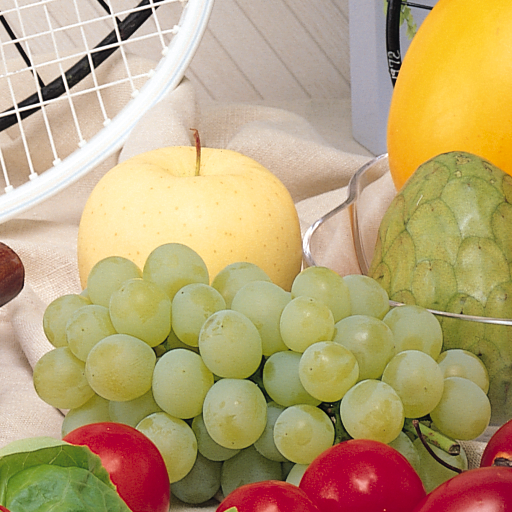
#> input picture standard_test_images/fruits.png, 512 x 512 px
$ jupyter execute Main.ipynb   (shell and % lines are left out)
#> lines starting #> are read from the running program, lines starting #| are printed output that depends on the picture
Import the required libraries

[cell 1]
import cv2 as cv
import numpy as np
from matplotlib import pyplot as plt

1. Open an image file
2. Read the image file into a numpy array

[cell 2]
png_img = cv.imread('standard_test_images/fruits.png', -1)
#> png_img is the input picture: shape (512, 512, 4); mean B, G, R, A 118.3, 163.3, 185.5, 255
# png_img = cv.imread('x.png', -1)
## -1 flag is used to read the image as it is, without any changes
png_img.shape
#> Out = (512, 512, 4)

[cell 3]
# convert the image to RGB (OpenCV uses BGR)
png_img_rgb = cv.cvtColor(png_img, cv.COLOR_BGR2RGB)
print(png_img_rgb.shape)
#| (512, 512, 3)
# plot image inline with matplotlib
plt.imshow(png_img_rgb)
# plt.axis('off')
plt.show()

3. Filter np array to extract red | green | blue colors from the image and repaint image with only red component and display it

[cell 4]
# Ensure the image has 3 channels (RGB), ignoring alpha if present
if png_img_rgb.shape[-1] == 4:  # RGBA
    png_img_rgb = png_img_rgb[:, :, :3]

# create a placeholder image to store the image with only 0 values
zero_channel = np.zeros_like(png_img[:,:,0])

# split the image into its 3 channels
red_channel = png_img[:,:,0]
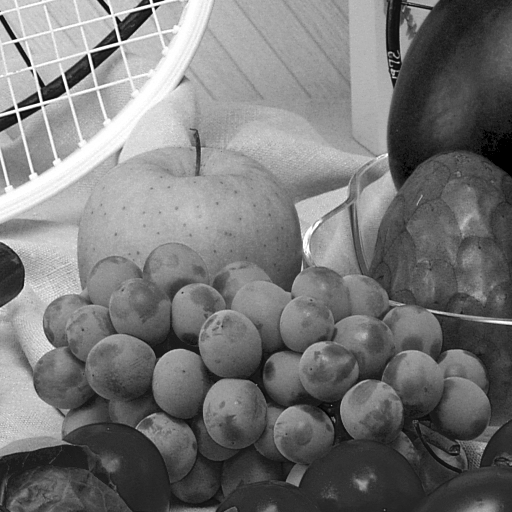
#> red_channel: shape (512, 512); min 0, max 255, mean 118.3
red_img = cv.merge((red_channel, zero_channel, zero_channel))
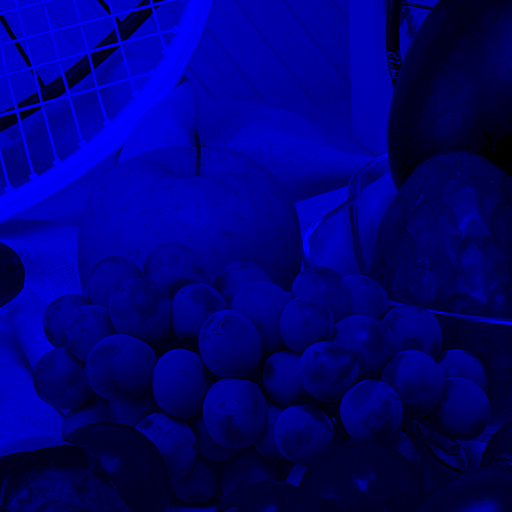
#> red_img: shape (512, 512, 3); mean of channels 0, 1, 2 118.3, 0, 0; drawn as B, G, R

green_channel = png_img[:,:,1]
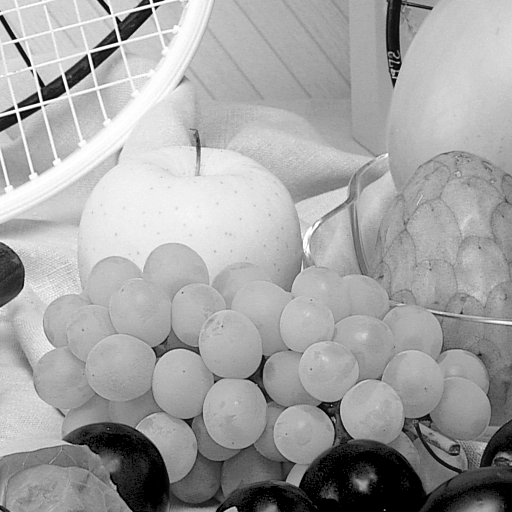
#> green_channel: shape (512, 512); min 0, max 255, mean 163.3
green_img = cv.merge((zero_channel, green_channel, zero_channel))
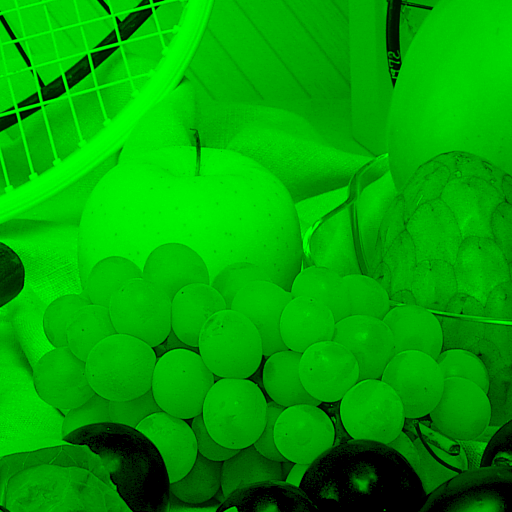
#> green_img: shape (512, 512, 3); mean of channels 0, 1, 2 0, 163.3, 0; drawn as B, G, R

blue_channel = png_img[:,:,0]
blue_img = cv.merge((zero_channel, zero_channel, blue_channel))
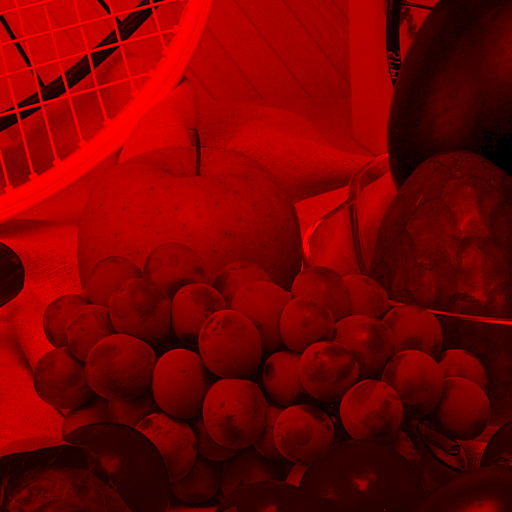
#> blue_img: shape (512, 512, 3); mean of channels 0, 1, 2 0, 0, 118.3; drawn as B, G, R

# plot the 3 images in a subplot
plt.figure(figsize=(10,3))
plt.axis('off')

plt.subplot(131)
plt.imshow(red_img, cmap='gray')
plt.title('Red channel')
plt.axis('off')

plt.subplot(132)
plt.imshow(green_img, cmap='gray')
plt.title('Green channel')
plt.axis('off')

plt.subplot(133)
plt.imshow(blue_img, cmap='gray')
plt.title('Blue channel')
plt.axis('off')

# plt.axis('off')
plt.show()

Convert the image to grayscale and display it

[cell 5]
# using existing libaray function and calculate time taken
import time
start = time.time()
gray_img = cv.cvtColor(png_img, cv.COLOR_BGR2GRAY)
print(gray_img.shape)
#| (512, 512)
end = time.time()
diff_lib = end - start
print(f'Time taken by OpenCV function: {diff_lib} seconds')
# the formula to compute average used here is 0.299*R + 0.587*G + 0.114*B
# because the human eye is more sensitive to green color, so it is given more weight
plt.imshow(gray_img, cmap='gray')
plt.axis('off')
plt.show()

[cell 6]
start = time.time()
# using for loop
gray_img = np.zeros((png_img.shape[0], png_img.shape[1]))
for i in range(png_img.shape[0]):
    for j in range(png_img.shape[1]):
        gray_img[i,j] = (png_img[i,j,0]//3 + png_img[i,j,1]//3 + png_img[i,j,2]//3)
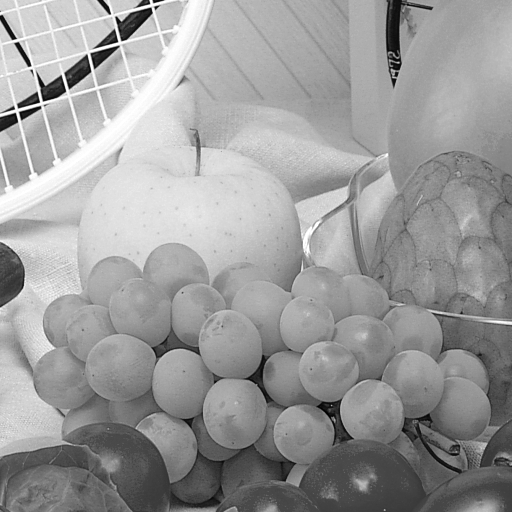
#> gray_img: shape (512, 512) float64; min 0, max 255, mean 154.7
end = time.time()
diff_for = end - start
print(f'Time taken by for loop: {diff_for} seconds')
plt.imshow(gray_img, cmap='gray')
plt.axis('off')
plt.show()

# time differece
speedup = diff_for/diff_lib
print(f'Speedup by using numpy is: {speedup:.2f}x')

5. draw a histogram of the grayscale image

[cell 7]
plt.figure(figsize=(10,3))
plt.subplot(121)
plt.title('Grayscale Image')
plt.imshow(gray_img,cmap='gray')
plt.axis('off')
# plt.show()

plt.subplot(122)
plt.title('Histogram')
plt.hist(gray_img.ravel(), bins=256, range=(0.0, 255.0), fc='k', ec='k')
plt.show()
#> figure, not shown here; panel 2: tallest bar 3448 high, from x = 159.4 to 160.4

6. Let X be the np matrix of the grayscale image
 - obtain Y = X.T (transpose of X)
 - obtain Z = Y.X (matrix multiplication of Y and X)

[cell 8]
X = gray_img
print(f"{X.shape=}")
#| X.shape=(512, 512)

Y = X.T
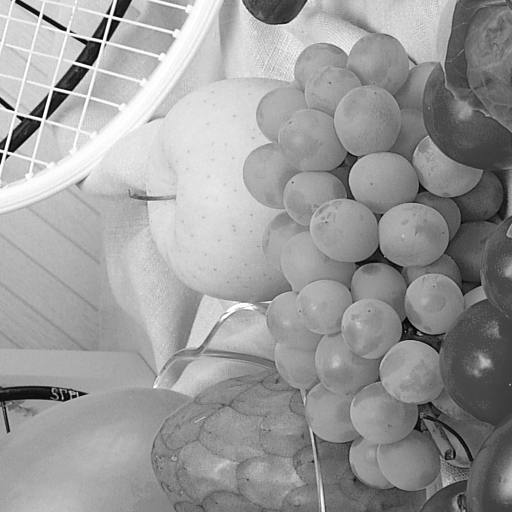
#> Y: shape (512, 512) float64; min 0, max 255, mean 154.7
print(f"{Y.shape=}")
#| Y.shape=(512, 512)

# multiply Y and X
Z = np.matmul(Y,X)
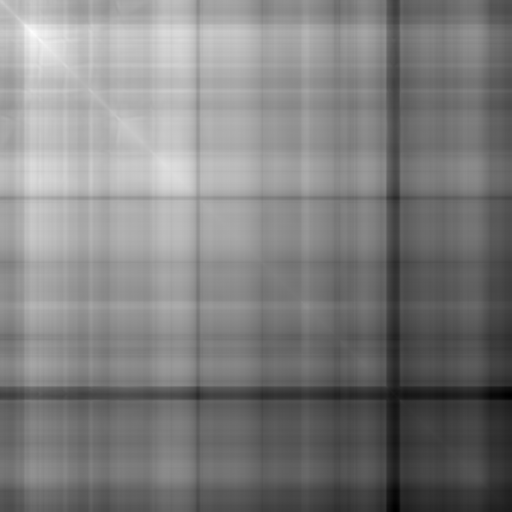
#> Z: shape (512, 512) float64; min 6741128, max 18819650, mean 12796494.8; drawn with min black and max white
print(f"{Z.shape=}")
#| Z.shape=(512, 512)

7. Obtain a portion of the grayscale image and save it in an array A

[cell 9]
P = int(X.shape[0]*.4),int(X.shape[1]*.4)
#> P = (204, 204)
Q = int(X.shape[0]*.7),int(X.shape[1]*.7)
#> Q = (358, 358)
print(f"{P=}")
#| P=(204, 204)
print(f"{Q=}")
#| Q=(358, 358)


# crop the image
A = gray_img[P[0]:Q[0], P[1]:Q[1]]
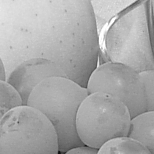
#> A: shape (154, 154) float64; min 13, max 255, mean 168

8. Display the partimage A

[cell 10]
# display the originall and cropped image
plt.figure(figsize=(7,4))
plt.subplot(121)
plt.title('Original Image')
plt.imshow(gray_img, cmap='gray')
# display P and Q on the image
plt.plot([P[1], Q[1], Q[1], P[1], P[1]], [P[0], P[0], Q[0], Q[0], P[0]], 'r')
plt.text(P[1], P[0], 'P', color='b', fontsize=16)
plt.text(Q[1], Q[0], 'Q', color='b', fontsize=16)
plt.axis('off')

plt.subplot(122)
plt.title('Cropped Image A[P:Q]')
plt.imshow(A, cmap='gray')
plt.axis('off')
plt.show()
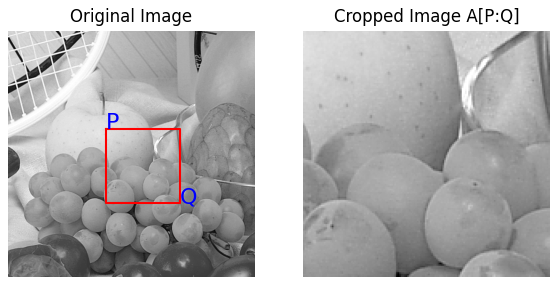
#> figure drawn by matplotlib, 2 panels

$ run again, with x.png copied over standard_test_images/fruits.png
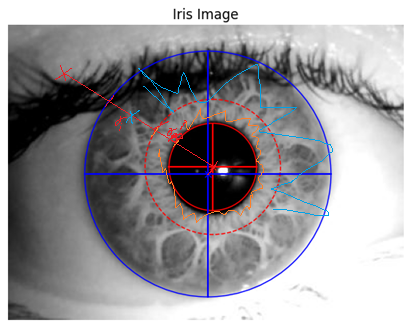
#> input picture x.png, 411 x 328 px
#> png_img is the input picture: shape (328, 411, 4); mean B, G, R, A 156.3, 153.1, 155, 255
#| (328, 411, 3)
#| (328, 411)
#| X.shape=(328, 411)
#| Y.shape=(411, 328)
#| Z.shape=(411, 411)
#| P=(131, 164)
#| Q=(229, 287)
#> `A = gray_img[P[0]:Q[0], P[1]:Q[1]]`:
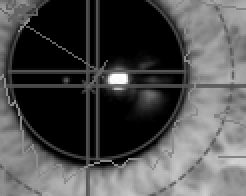
#> A: shape (98, 123) float64 (shown 2 times larger); min 0, max 255, mean 78.3
#> `plt.show()`:
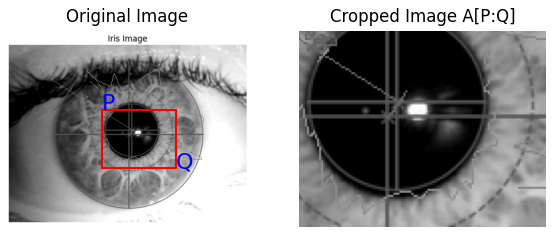
#> figure drawn by matplotlib, 2 panels

$ run again, with standard_test_images/HSV_Colormap.png copied over standard_test_images/fruits.png
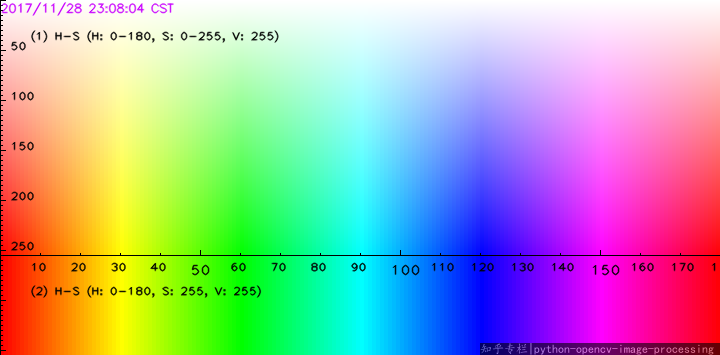
#> input picture standard_test_images/HSV_Colormap.png, 720 x 355 px
#> png_img is the input picture: shape (355, 720, 3); mean B, G, R 170.7, 171.1, 169.8
#| (355, 720, 3)
#| (355, 720)
#| X.shape=(355, 720)
#| Y.shape=(720, 355)
#| Z.shape=(720, 720)
#| P=(142, 288)
#| Q=(248, 503)
#> `plt.show()`:
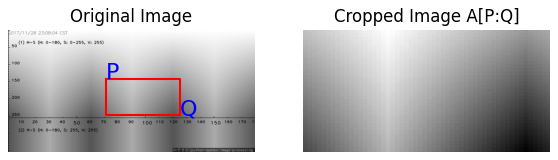
#> figure drawn by matplotlib, 2 panels
